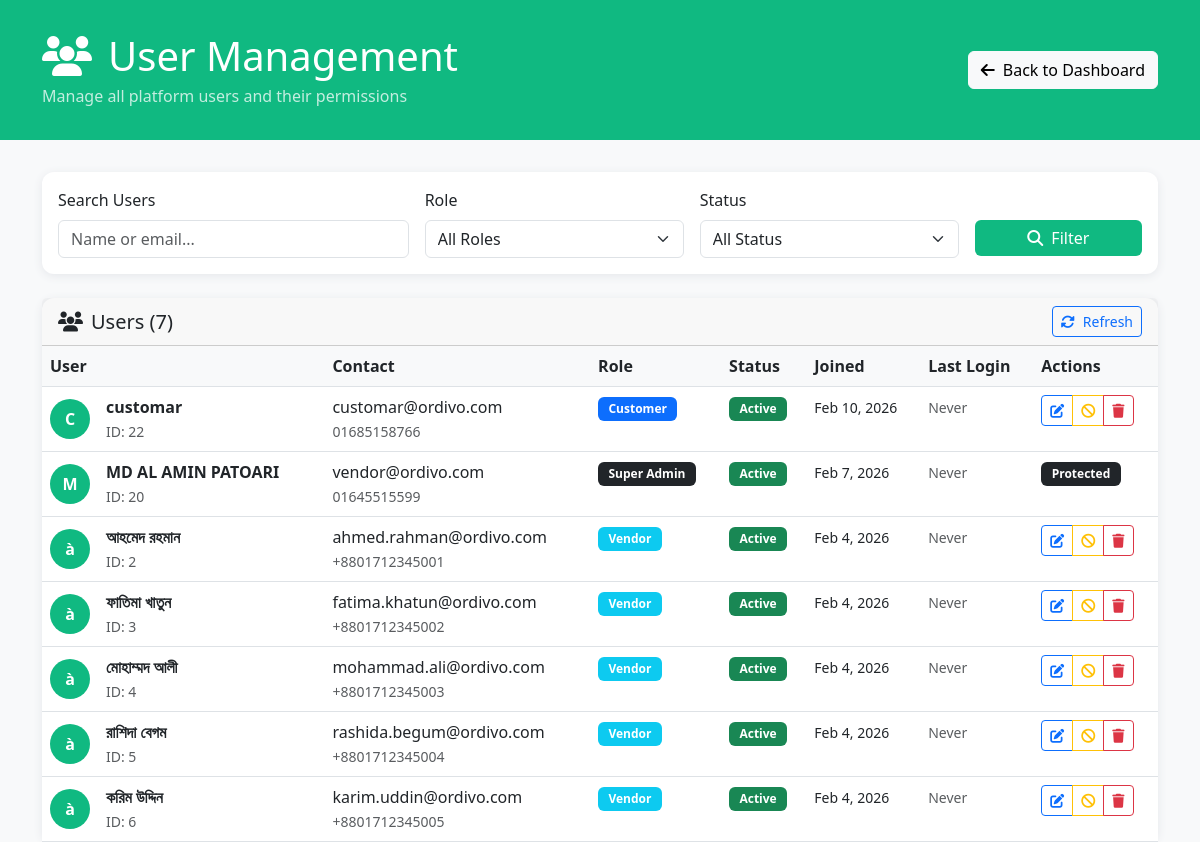
Screenshot of /super_admin/users.php (signed in) with the database file from the repository.
### tables this page shows
CREATE TABLE `users` (
  `id` int(11) NOT NULL,
  `role` enum('super_admin','vendor','kitchen_manager','kitchen_staff','store_manager','store_staff','delivery_rider','customer') NOT NULL DEFAULT 'customer',
  `name` varchar(100) NOT NULL,
  `email` varchar(100) NOT NULL,
  `phone` varchar(20) DEFAULT NULL,
  `password` varchar(255) NOT NULL,
  `avatar` varchar(255) DEFAULT NULL,
  `cover_photo` varchar(255) DEFAULT NULL,
  `date_of_birth` date DEFAULT NULL,
  `gender` enum('male','female','other') DEFAULT NULL,
  `email_verified_at` timestamp NULL DEFAULT NULL,
  `phone_verified_at` timestamp NULL DEFAULT NULL,
  `status` enum('active','inactive','banned','pending','suspended','under_review') DEFAULT 'active',
  `approval_status` enum('auto_approved','pending_approval','approved','rejected','needs_review') DEFAULT 'auto_approved',
  `approved_by` int(11) DEFAULT NULL,
  `approved_at` timestamp NULL DEFAULT NULL,
  `rejection_reason` text DEFAULT NULL,
  `requires_approval` tinyint(1) DEFAULT 0 COMMENT '1 for vendors, 0 for customers',
  `auto_approve_customers` tinyint(1) DEFAULT 1,
  `last_login_at` timestamp NULL DEFAULT NULL,
  `login_attempts` tinyint(1) DEFAULT 0,
  `locked_until` timestamp NULL DEFAULT NULL,
  `blocked_by` int(11) DEFAULT NULL,
  `blocked_at` timestamp NULL DEFAULT NULL,
  `block_reason` text DEFAULT NULL,
  `two_factor_enabled` tinyint(1) DEFAULT 0,
  `two_factor_secret` varchar(255) DEFAULT NULL,
  `remember_token` varchar(100) DEFAULT NULL,
  `registration_ip` varchar(45) DEFAULT NULL,
  `registration_user_agent` text DEFAULT NULL,
  `email_verification_token` varchar(255) DEFAULT NULL,
  `phone_verification_token` varchar(10) DEFAULT NULL,
  `created_at` timestamp NOT NULL DEFAULT current_timestamp(),
  `updated_at` timestamp NOT NULL DEFAULT current_timestamp() ON UPDATE current_timestamp()
);

### config/db_connection.php (called while the page is built, shortened)
<?php
$host = 'localhost';
$dbname = 'ordivo';
$username = 'root';
$password = '';
$charset = 'utf8mb4';
$options = [
    PDO::ATTR_ERRMODE            => PDO::ERRMODE_EXCEPTION,
    PDO::ATTR_DEFAULT_FETCH_MODE => PDO::FETCH_ASSOC,
    PDO::ATTR_EMULATE_PREPARES   => false,
    PDO::MYSQL_ATTR_INIT_COMMAND => "SET NAMES utf8mb4 COLLATE utf8mb4_unicode_ci"
];
try {
    $dsn = "mysql:host=$host;dbname=$dbname;charset=$charset";
    $pdo = new PDO($dsn, $username, $password, $options);
    $pdo->exec("SET time_zone = '+06:00'");
} catch (PDOException $e) {
    error_log("Database Connection Error: " . $e->getMessage());
    if (defined('ENVIRONMENT') && ENVIRONMENT === 'production') {
        die('Database connection failed. Please try again later.');
    } else {
        die('Database Connection Error: ' . $e->getMessage());
    }
}
function executeQuery($sql, $params = []) {
    global $pdo;
    try {
        $stmt = $pdo->prepare($sql);
        $stmt->execute($params);
        return $stmt;
    } catch (PDOException $e) {
        error_log("Query Error: " . $e->getMessage() . " | SQL: " . $sql);
        throw $e;
    }
}
function fetchAll($sql, $params = []) {
    $stmt = executeQuery($sql, $params);
    return $stmt->fetchAll();
}
function fetchValue($sql, $params = []) {
    $stmt = executeQuery($sql, $params);
    return $stmt->fetchColumn();
}
function sanitizeInput($data) {
    return htmlspecialchars(strip_tags(trim($data)), ENT_QUOTES, 'UTF-8');
}
?>

### super_admin/users.php (the view, shortened to what this page needs)
<?php
require_once '../config/db_connection.php';
$page = (int)($_GET['page'] ?? 1);
$limit = 20;
$offset = ($page - 1) * $limit;
$search = sanitizeInput($_GET['search'] ?? '');
$whereConditions = [];
$params = [];
$whereClause = $whereConditions ? 'WHERE ' . implode(' AND ', $whereConditions) : '';
try {
    $users = fetchAll("
        SELECT id, name, email, phone, role, status, created_at, last_login_at
        FROM users
        $whereClause
        ORDER BY created_at DESC
        LIMIT $limit OFFSET $offset
    ", $params);
    $totalUsers = fetchValue("SELECT COUNT(*) FROM users $whereClause", $params);
} catch (Exception $e) {
    $users = [];
    $totalUsers = 0;
    $totalPages = 1;
    $error = 'Failed to load users: ' . $e->getMessage();
}
?>
<!DOCTYPE html>
<html lang="en">
<head>
    <link href="https://cdn.jsdelivr.net/npm/bootstrap@5.3.0/dist/css/bootstrap.min.css" rel="stylesheet">
    <link href="https://cdnjs.cloudflare.com/ajax/libs/font-awesome/6.4.0/css/all.min.css" rel="stylesheet">
</head>
<body>
    <div class="header">
        <div class="container">
            <div class="d-flex justify-content-between align-items-center">
                <div>
                    <h1 class="mb-1">
                        <i class="fas fa-users me-3"></i>User Management
                    </h1>
                    <p class="mb-0 opacity-75">Manage all platform users and their permissions</p>
                </div>
                <a href="dashboard.php" class="btn btn-light">
                    <i class="fas fa-arrow-left me-2"></i>Back to Dashboard
                </a>
            </div>
        </div>
    </div>
    <div class="container">
        <div class="card mb-4">
            <div class="card-body">
                <form method="GET" class="row g-3">
                    <div class="col-md-4">
                        <label for="search" class="form-label">Search Users</label>
                        <input type="text" class="form-control" id="search" name="search"
                               placeholder="Name or email..." value="<?= htmlspecialchars($search) ?>">
                    </div>
                    <div class="col-md-3">
                        <label for="role" class="form-label">Role</label>
                        <select class="form-select" id="role" name="role">
                            <option value="">All Roles</option>
                        </select>
                    </div>
                    <div class="col-md-3">
                        <label for="status" class="form-label">Status</label>
                        <select class="form-select" id="status" name="status">
                            <option value="">All Status</option>
                        </select>
                    </div>
                    <div class="col-md-2">
                        <label class="form-label">&nbsp;</label>
                        <div class="d-grid">
                            <button type="submit" class="btn btn-primary">
                                <i class="fas fa-search me-2"></i>Filter
                            </button>
                        </div>
                    </div>
                </form>
            </div>
        </div>
        <div class="card">
            <div class="card-header d-flex justify-content-between align-items-center">
                <h5 class="mb-0">
                    <i class="fas fa-users me-2"></i>Users (<?= number_format($totalUsers) ?>)
                </h5>
                <div>
                    <button class="btn btn-outline-primary btn-sm" onclick="location.reload()">
                        <i class="fas fa-sync-alt me-2"></i>Refresh
                    </button>
                </div>
            </div>
            <div class="card-body p-0">
                <div class="table-responsive">
                    <table class="table table-hover mb-0">
                        <thead>
                            <tr>
                                <th>User</th>
                                <th>Contact</th>
                                <th>Role</th>
                                <th>Status</th>
                                <th>Joined</th>
                                <th>Last Login</th>
                                <th>Actions</th>
                            </tr>
                        </thead>
                        <tbody>
                            <?php if (empty($users)): ?>
                                <tr>
                                    <td colspan="7" class="text-center py-4 text-muted">
                                        <i class="fas fa-users fa-2x mb-3"></i><br>
                                        No users found
                                    </td>
                                </tr>
                            <?php else: ?>
                                <?php foreach ($users as $user): ?>
                                    <tr>
                                        <td>
                                            <div class="d-flex align-items-center">
                                                <div class="user-avatar me-3">
                                                    <?= strtoupper(substr($user['name'], 0, 1)) ?>
                                                </div>
                                                <div>
                                                    <div class="fw-bold"><?= htmlspecialchars($user['name']) ?></div>
                                                    <small class="text-muted">ID: <?= $user['id'] ?></small>
                                                </div>
                                            </div>
                                        </td>
                                        <td>
                                            <div><?= htmlspecialchars($user['email']) ?></div>
                                            <?php if ($user['phone']): ?>
                                                <small class="text-muted"><?= htmlspecialchars($user['phone']) ?></small>
                                            <?php endif; ?>
                                        </td>
                                        <td>
                                            <?php
                                            $roleColors = [
                                                'customer' => 'primary',
                                                'vendor' => 'info',
                                                'delivery_rider' => 'warning',
                                                'kitchen_staff' => 'success',
                                                'store_staff' => 'secondary',
                                                'super_admin' => 'dark'
                                            ];
                                            $roleColor = $roleColors[$user['role']] ?? 'secondary';
                                            ?>
                                            <span class="badge bg-<?= $roleColor ?>">
                                                <?= ucwords(str_replace('_', ' ', $user['role'])) ?>
                                            </span>
                                        </td>
                                        <td>
                                            <?php
                                            $statusColors = [
                                                'active' => 'success',
                                                'inactive' => 'secondary',
                                                'pending' => 'warning',
                                                'banned' => 'danger'
                                            ];
                                            $statusColor = $statusColors[$user['status']] ?? 'secondary';
                                            ?>
                                            <span class="badge bg-<?= $statusColor ?>">
                                                <?= ucfirst($user['status']) ?>
                                            </span>
                                        </td>
                                        <td>
                                            <small><?= date('M j, Y', strtotime($user['created_at'])) ?></small>
                                        </td>
                                        <td>
                                            <?php if ($user['last_login_at']): ?>
                                                <small><?= date('M j, Y', strtotime($user['last_login_at'])) ?></small>
                                            <?php else: ?>
                                                <small class="text-muted">Never</small>
                                            <?php endif; ?>
                                        </td>
                                        <td>
                                            <?php if ($user['role'] !== 'super_admin'): ?>
                                                <div class="btn-group btn-group-sm">
                                                    <button class="btn btn-outline-primary"
                                                            data-bs-toggle="modal"
                                                            data-bs-target="#editUserModal"
                                                            onclick="editUser(<?= $user['id'] ?>, '<?= htmlspecialchars($user['name']) ?>', '<?= $user['role'] ?>', '<?= $user['status'] ?>')">
                                                        <i class="fas fa-edit"></i>
                                                    </button>
                                                    <?php if ($user['status'] === 'banned'): ?>
                                                        <button class="btn btn-outline-success"
                                                                onclick="unbanUser(<?= $user['id'] ?>)">
                                                            <i class="fas fa-unlock"></i>
                                                        </button>
                                                    <?php else: ?>
                                                        <button class="btn btn-outline-warning"
                                                                onclick="banUser(<?= $user['id'] ?>)">
                                                            <i class="fas fa-ban"></i>
                                                        </button>
                                                    <?php endif; ?>
                                                    <button class="btn btn-outline-danger"
                                                            onclick="deleteUser(<?= $user['id'] ?>)">
                                                        <i class="fas fa-trash"></i>
                                                    </button>
                                                </div>
                                            <?php else: ?>
                                                <span class="badge bg-dark">Protected</span>
                                            <?php endif; ?>
                                        </td>
                                    </tr>
                                <?php endforeach; ?>
                            <?php endif; ?>
                        </tbody>
                    </table>
                </div>
            </div>
        </div>
    </div>
</body>
</html>

### super_admin/users.php (style rules this page uses)
:root { --ordivo-primary: #10b981; --ordivo-secondary: #059669; --ordivo-light: #f0fdf4; --ordivo-dark: #1a1a1a; }
body { font-family: 'Segoe UI', Tahoma, Geneva, Verdana, sans-serif; background: #f8f9fa; }
.header { background: #10b981; 100%); color: white; padding: 2rem 0; margin-bottom: 2rem; }
.btn-primary { background: #10b981; 100%); border: none; }
.card { border: none; border-radius: 12px; box-shadow: 0 2px 10px #e5e7eb; }
.table th { background: #f8f9fa; font-weight: 600; border-top: none; }
.badge { font-size: 0.75rem; padding: 0.35rem 0.65rem; }
.user-avatar { width: 40px; height: 40px; border-radius: 50%; background: var(--ordivo-primary); display: flex; align-items: center; justify-content: center; color: white; font-weight: 600; }

### rows the page displays
users: name "C", name "customar", id "22", email "customar@ordivo.com", phone "01685158766", role "Customer", status "Active", created_at "Feb 10, 2026", shows "Never"
users: name "M", name "MD AL AMIN PATOARI", id "20", email "vendor@ordivo.com", phone "01645515599", role "Super Admin", status "Active", created_at "Feb 7, 2026", shows "Never", shows "Protected"
users: name "à", name "আহমেদ রহমান", id "2", email "ahmed.rahman@ordivo.com", phone "+8801712345001", role "Vendor", status "Active", created_at "Feb 4, 2026", shows "Never"
users: name "à", name "ফাতিমা খাতুন", id "3", email "fatima.khatun@ordivo.com", phone "+8801712345002", role "Vendor", status "Active", created_at "Feb 4, 2026", shows "Never"
users: name "à", name "মোহাম্মদ আলী", id "4", email "mohammad.ali@ordivo.com", phone "+8801712345003", role "Vendor", status "Active", created_at "Feb 4, 2026", shows "Never"
users: name "à", name "রাশিদা বেগম", id "5", email "rashida.begum@ordivo.com", phone "+8801712345004", role "Vendor", status "Active", created_at "Feb 4, 2026", shows "Never"
users: name "à", name "করিম উদ্দিন", id "6", email "karim.uddin@ordivo.com", phone "+8801712345005", role "Vendor", status "Active", created_at "Feb 4, 2026", shows "Never"

### other values shown
$totalUsers "7"
